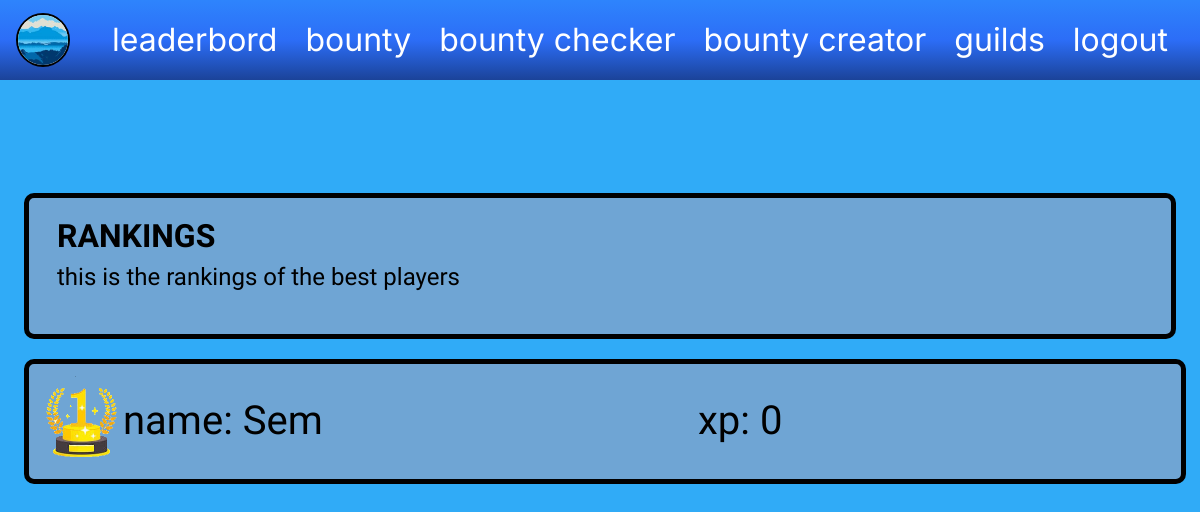
The app's page /leaderboard.php (signed in) with its own data.
### tables this page shows
CREATE TABLE IF NOT EXISTS `gdbb_users` (
  `id` int UNSIGNED NOT NULL AUTO_INCREMENT,
  `username` varchar(50) NOT NULL,
  `password_hash` varchar(255) NOT NULL,
  `role` enum('player','gm','admin') NOT NULL DEFAULT 'player',
  `is_admin` tinyint(1) NOT NULL DEFAULT '0',
  `xp` int UNSIGNED NOT NULL DEFAULT '0',
  `level` int UNSIGNED NOT NULL DEFAULT '1',
  `is_blocked` tinyint(1) NOT NULL DEFAULT '0',
  `created_at` timestamp NULL DEFAULT CURRENT_TIMESTAMP,
  `profile_picture` varchar(255) DEFAULT NULL,
  `profile_outline_color` varchar(20) NOT NULL DEFAULT '#000000',
  PRIMARY KEY (`id`),
  UNIQUE KEY `username` (`username`),
  KEY `gdbb_idx_users_role` (`role`)
);

### src/bootstrap.php (called while the page is built, shortened)
<?php
function getUserAvatarUrl(PDO $pdo, ?int $userId = null): string {
    $defaultAvatar = 'images/placeholder.png';
    $userId = (int)($userId ?? ($_SESSION['user_id'] ?? 0));
    try {
        $stmt = $pdo->prepare('SELECT profile_picture FROM gdbb_users WHERE id = ? LIMIT 1');
        $stmt->execute([$userId]);
        $user = $stmt->fetch();
        $avatarPath = trim((string)($user['profile_picture'] ?? ''));
        return $avatarPath !== '' ? $avatarPath : $defaultAvatar;
    } catch (PDOException $e) {
        return $defaultAvatar;
    }
}
function getUserOutlineColor(PDO $pdo, ?int $userId = null): string {
    $defaultColor = '#000000';
    $userId = (int)($userId ?? ($_SESSION['user_id'] ?? 0));
    try {
        $stmt = $pdo->prepare('SELECT profile_outline_color FROM gdbb_users WHERE id = ? LIMIT 1');
        $stmt->execute([$userId]);
        $user = $stmt->fetch();
        $color = trim((string)($user['profile_outline_color'] ?? ''));
        return preg_match('/^#([0-9a-fA-F]{3}|[0-9a-fA-F]{6})$/', $color) ? $color : $defaultColor;
    } catch (PDOException $e) {
        return $defaultColor;
    }
}

### public/leaderboard.php (the view, shortened to what this page needs)
<?php
require_once dirname(__DIR__) . '/src/bootstrap.php';
$avatarUrl = getUserAvatarUrl($pdo, $_SESSION['user_id'] ?? null);
$currentUserId = (int)($_SESSION['user_id'] ?? 0);
$currentUserRole = '';
if ($currentUserId > 0) {
    $userRoleStmt = $pdo->prepare('SELECT role, is_admin FROM gdbb_users WHERE id = ? LIMIT 1');
    $userRoleStmt->execute([$currentUserId]);
    $currentUser = $userRoleStmt->fetch();
    $currentUserRole = (string)($currentUser['role'] ?? 'player');
}
$isAdmin = $currentUserRole === 'admin' || (int)($currentUser['is_admin'] ?? 0) === 1;
$stmt = $pdo->query('SELECT id, username, xp, level FROM gdbb_users ORDER BY xp DESC, level DESC, id ASC');
$users = $stmt->fetchAll();
$rankedUsers = [];
$rank = 1;
foreach ($users as $user) {
    $rankedUsers[] = [
        'rank' => $rank++,
        'username' => $user['username'],
        'xp' => (int)($user['xp'] ?? 0),
        'level' => (int)($user['level'] ?? 1),
    ];
}
$medalImages = [
    1 => 'images/gold_tropy.png',
    2 => 'images/silver_medal.png',
    3 => 'images/bronze_medal.png',
];
?>
<!DOCTYPE html>
<html lang="en">
<head>
    <link rel="stylesheet" href="../style.css">
</head>
<body class="leaderboard-page" style="--app-outline-color: <?= htmlspecialchars(getUserOutlineColor($pdo, $_SESSION['user_id'] ?? null), ENT_QUOTES, 'UTF-8') ?>;">
    <header class="topbar">
        <a href="<?= !empty($_SESSION['user_id']) ? 'profile.php' : 'register.php' ?>" class="brand-mark" aria-label="Go to profile">
            <img src="<?= htmlspecialchars($avatarUrl, ENT_QUOTES, 'UTF-8') ?>" alt="Profile picture">
        </a>
        <nav class="topnav">
            <a href="leaderboard.php">leaderbord</a>
            <a href="bounty.php">bounty</a>
            <?php if ($isAdmin): ?>
                <a href="bounty-checker.php">bounty checker</a>
                <a href="bounty-creator.php">bounty creator</a>
            <?php endif; ?>
            <a href="guilds.php">guilds</a>
            <a href="<?= !empty($_SESSION['user_id']) ? 'logout.php' : 'login.php' ?>"><?= !empty($_SESSION['user_id']) ? 'logout' : 'login' ?></a>
        </nav>
    </header>
    <main class="leaderboard-main">
        <section class="leaderboard-banner" aria-label="Rankings banner">
            <h1>RANKINGS</h1>
            <p>this is the rankings of the best players</p>
        </section>
        <section class="leaderboard" aria-label="Leaderboard list">
            <?php foreach ($rankedUsers as $entry): ?>
                <article class="leaderboard-card rank-<?= min($entry['rank'], 5) ?>">
                    <?php if (!empty($medalImages[$entry['rank']])): ?>
                        <img class="leaderboard-medal" src="<?= htmlspecialchars($medalImages[$entry['rank']], ENT_QUOTES, 'UTF-8') ?>" alt="rank <?= $entry['rank'] ?> medal">
                    <?php endif; ?>
                    <span class="leaderboard-name">
                        <?= $entry['rank'] <= 3 ? '' : $entry['rank'] . ': ' ?>name: <?= htmlspecialchars($entry['username'] ?? 'Unknown', ENT_QUOTES, 'UTF-8') ?>
                    </span>
                    <span class="leaderboard-xp">xp: <?= (int)$entry['xp'] ?></span>
                </article>
            <?php endforeach; ?>
        </section>
    </main>
</body>
</html>

### style.css (style rules this page uses)
body { margin: 0; font-family: 'Inter', Arial, sans-serif; background: linear-gradient(90deg, rgb(48, 171, 247) 0%, rgb(76, 88, 142) 100%); color: #000000; --app-outline-color: #000000; }
.topbar { height: 80px; width: 100%; background: linear-gradient(180deg, rgba(45, 112, 255, 0.66) 0%, rgba(44, 108, 247, 0.98) 50%, #1B4399 100%); display: flex; align-items: center; justify-content: space-between; padding: 0 24px 0 16px; box-sizing: border-box; position: relative; }
.brand-mark { width: 50px; height: 50px; border-radius: 50%; background: #ffffff; border: 2px solid var(--app-outline-color); display: flex; align-items: center; justify-content: center; text-decoration: none; cursor: pointer; flex-shrink: 0; overflow: hidden; }
.brand-mark img { width: 100%; height: 100%; object-fit: cover; display: block; }
.topnav { display: flex; gap: 28px; align-items: center; margin-left: auto; padding-right: 8px; }
.topnav a { color: #ffffff; text-decoration: none; font-size: 32px; font-weight: 400; line-height: 1; white-space: nowrap; }
.leaderboard-page { min-height: 100vh; background: linear-gradient(-90deg, #30ABF7 99.99%, #4C588E 100%); color: #000000; }
.leaderboard-main { width: min(1200px, 100%); margin: 0 auto; padding: 113px 24px 40px; box-sizing: border-box; }
.leaderboard-banner { width: 100%; min-height: 146px; background: #6FA5D4; border: 5px solid #000000; border-radius: 10px; box-sizing: border-box; padding: 19px 28px; overflow: hidden; margin-bottom: 20px; }
.leaderboard-banner h1 { margin: 0; font-family: 'Hanuman', serif; font-size: 32px; font-weight: 700; color: #000000; }
.leaderboard-banner p { margin: 8px 0 0; font-family: 'Hanuman', serif; font-size: 24px; color: #000000; }
.leaderboard { display: flex; flex-direction: column; gap: 20px; width: 100%; }
.leaderboard-card { position: relative; background-color: #6FA5D4; height: 115px; width: 100%; border-radius: 10px; border: 5px solid black; overflow: hidden; font-family: 'Hanuman', sans-serif; font-weight: 500; font-size: 40px; color: black; }
.leaderboard-medal { position: absolute; left: 0; top: 9px; height: 99px; width: auto; object-fit: contain; pointer-events: none; }
.leaderboard-name { position: absolute; left: 94px; top: 33px; }
.leaderboard-xp { position: absolute; left: 669px; top: 33px; }
h1 { margin-top: 0; }
a { color: #0b6bb8; font-weight: 600; }

### records on screen
gdbb_users: profile_picture (picture), username "Sem", xp "0"
